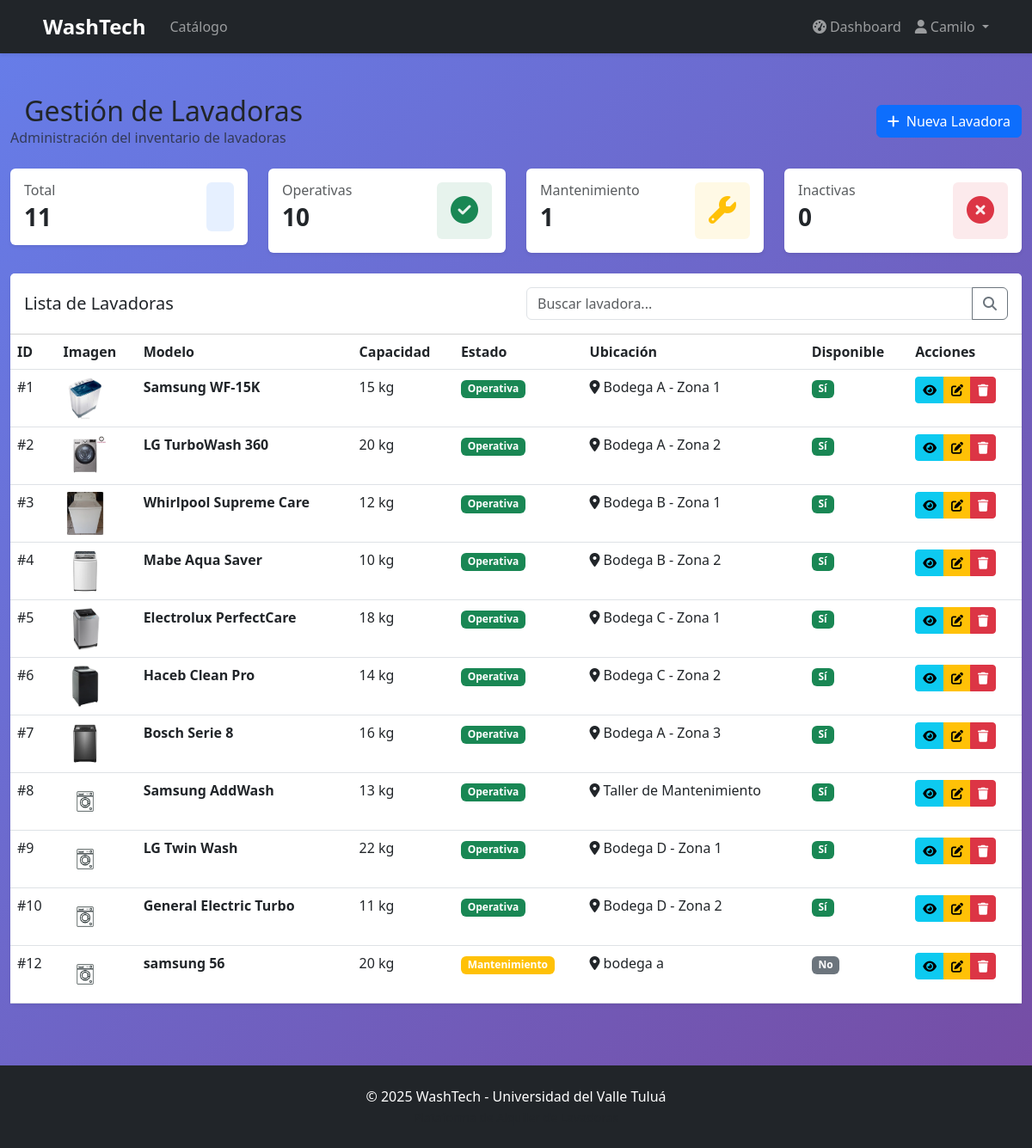
Screenshot of /admin/lavadoras (signed in) with the database file from the repository.
### models/user.py (models this page shows, shortened)
class User(UserMixin, db.Model):
    __tablename__ = 'users'
    id = db.Column(db.Integer, primary_key=True)
    name = db.Column(db.String(100), nullable=False)
    email = db.Column(db.String(100), unique=True, nullable=False)
    password_hash = db.Column(db.String(200), nullable=False)
    phone = db.Column(db.String(20))
    address = db.Column(db.Text)
    role = db.Column(db.String(20), default='cliente')  # cliente, admin, superadmin
    is_active = db.Column(db.Boolean, default=True)
    registration_date = db.Column(db.DateTime, default=db.func.now())
    reservations = db.relationship('Reservation', backref='user', lazy=True)

### models/washing_machine.py (models this page shows, shortened)
class WashingMachine(db.Model):
    __tablename__ = 'washing_machines'
    id = db.Column(db.Integer, primary_key=True)
    model = db.Column(db.String(100), nullable=False)
    capacity = db.Column(db.String(50), nullable=False)  # ej: "7 kg"
    operational_status = db.Column(db.String(20), default='operativa')  # operativa, mantenimiento, inactiva
    acquisition_date = db.Column(db.Date)
    image_url = db.Column(db.String(200), default='/static/images/icono de lavadora.jpg')
    description = db.Column(db.Text)
    is_active = db.Column(db.Boolean, default=True)
    reservations = db.relationship('Reservation', backref='washing_machine', lazy=True)
    inventory = db.relationship('Inventory', backref='washing_machine', uselist=False)

### models/inventory.py (models this page shows, shortened)
class Inventory(db.Model):
    __tablename__ = 'inventory'
    id = db.Column(db.Integer, primary_key=True)
    washing_machine_id = db.Column(db.Integer, db.ForeignKey('washing_machines.id'), nullable=False)
    availability = db.Column(db.Boolean, default=True)
    location = db.Column(db.String(100))
    last_updated = db.Column(db.DateTime, default=datetime.utcnow)
    is_active = db.Column(db.Boolean, default=True)

### controllers/admin_controller.py (the view)
@admin_bp.route('/lavadoras')
@login_required
@admin_required
def list_washing_machines():
    machines = WashingMachine.query.filter_by(is_active=True).all()
    return render_template('admin/washing_machines/list.html', machines=machines)

### controllers/admin_controller.py (called while the page is built)
def admin_required(f):
    @wraps(f)
    def decorated_function(*args, **kwargs):
        if not current_user.is_authenticated or current_user.role not in ['admin', 'superadmin']:
            flash('Acceso denegado. Se requieren permisos de administrador.', 'error')
            return redirect(url_for('dashboard.index'))
        return f(*args, **kwargs)
    return decorated_function

### templates/admin/washing_machines/list.html (shortened to what this page needs)
{% extends "base.html" %}
{% block content %}
<div class="container-fluid py-4">
    <div class="row">
        <div class="col-12 mb-4">
            <div class="d-flex justify-content-between align-items-center">
                <div>
                    <h2 class="mb-0">
                        Gestión de Lavadoras
                    </h2>
                    <p class="text-muted mb-0">Administración del inventario de lavadoras</p>
                </div>
                <a href="{{ url_for('admin.create_washing_machine') }}" class="btn btn-primary">
                    <i class="fas fa-plus me-2"></i>Nueva Lavadora
                </a>
            </div>
        </div>
        <div class="col-md-3 mb-4">
            <div class="card border-0 shadow-sm">
                <div class="card-body">
                    <div class="d-flex justify-content-between">
                        <div>
                            <h6 class="text-muted mb-1">Total</h6>
                            <h3 class="fw-bold mb-0">{{ machines|length }}</h3>
                        </div>
                        <div class="bg-primary bg-opacity-10 p-3 rounded">
                        </div>
                    </div>
                </div>
            </div>
        </div>
        <div class="col-md-3 mb-4">
            <div class="card border-0 shadow-sm">
                <div class="card-body">
                    <div class="d-flex justify-content-between">
                        <div>
                            <h6 class="text-muted mb-1">Operativas</h6>
                            <h3 class="fw-bold mb-0">
                                {{ machines|selectattr('operational_status', 'equalto', 'operativa')|list|length }}
                            </h3>
                        </div>
                        <div class="bg-success bg-opacity-10 p-3 rounded">
                            <i class="fas fa-check-circle text-success fa-2x"></i>
                        </div>
                    </div>
                </div>
            </div>
        </div>
        <div class="col-md-3 mb-4">
            <div class="card border-0 shadow-sm">
                <div class="card-body">
                    <div class="d-flex justify-content-between">
                        <div>
                            <h6 class="text-muted mb-1">Mantenimiento</h6>
                            <h3 class="fw-bold mb-0">
                                {{ machines|selectattr('operational_status', 'equalto', 'mantenimiento')|list|length }}
                            </h3>
                        </div>
                        <div class="bg-warning bg-opacity-10 p-3 rounded">
                            <i class="fas fa-wrench text-warning fa-2x"></i>
                        </div>
                    </div>
                </div>
            </div>
        </div>
        <div class="col-md-3 mb-4">
            <div class="card border-0 shadow-sm">
                <div class="card-body">
                    <div class="d-flex justify-content-between">
                        <div>
                            <h6 class="text-muted mb-1">Inactivas</h6>
                            <h3 class="fw-bold mb-0">
                                {{ machines|selectattr('operational_status', 'equalto', 'inactiva')|list|length }}
                            </h3>
                        </div>
                        <div class="bg-danger bg-opacity-10 p-3 rounded">
                            <i class="fas fa-times-circle text-danger fa-2x"></i>
                        </div>
                    </div>
                </div>
            </div>
        </div>
        <div class="col-12">
            <div class="card border-0 shadow-sm">
                <div class="card-header bg-white py-3">
                    <div class="row align-items-center">
                        <div class="col-md-6">
                            <h5 class="mb-0">Lista de Lavadoras</h5>
                        </div>
                        <div class="col-md-6">
                            <div class="input-group">
                                <input type="text" class="form-control" id="searchInput" placeholder="Buscar lavadora...">
                                <button class="btn btn-outline-secondary" type="button">
                                    <i class="fas fa-search"></i>
                                </button>
                            </div>
                        </div>
                    </div>
                </div>
                <div class="card-body p-0">
                    <div class="table-responsive">
                        <table class="table table-hover mb-0" id="machinesTable">
                            <thead class="bg-light">
                                <tr>
                                    <th>ID</th>
                                    <th>Imagen</th>
                                    <th>Modelo</th>
                                    <th>Capacidad</th>
                                    <th>Estado</th>
                                    <th>Ubicación</th>
                                    <th>Disponible</th>
                                    <th>Acciones</th>
                                </tr>
                            </thead>
                            <tbody>
                                {% if machines %}
                                    {% for machine in machines %}
                                    <tr>
                                        <td>#{{ machine.id }}</td>
                                        <td>
                                            {% if machine.image_url %}
                                                <img src="{{ machine.image_url }}" alt="{{ machine.model }}"
                                                     class="rounded" style="width: 50px; height: 50px; object-fit: cover;">
                                            {% else %}
                                                <div class="bg-secondary bg-opacity-10 rounded d-flex align-items-center justify-content-center"
                                                     style="width: 50px; height: 50px;">
                                                    <i class="fas fa-washing-machine text-secondary"></i>
                                                </div>
                                            {% endif %}
                                        </td>
                                        <td><strong>{{ machine.model }}</strong></td>
                                        <td>{{ machine.capacity }}</td>
                                        <td>
                                            {% if machine.operational_status == 'operativa' %}
                                                <span class="badge bg-success">Operativa</span>
                                            {% elif machine.operational_status == 'mantenimiento' %}
                                                <span class="badge bg-warning">Mantenimiento</span>
                                            {% else %}
                                                <span class="badge bg-danger">Inactiva</span>
                                            {% endif %}
                                        </td>
                                        <td>
                                            {% if machine.inventory %}
                                                <i class="fas fa-map-marker-alt me-1"></i>{{ machine.inventory.location or 'Sin ubicación' }}
                                            {% else %}
                                                <span class="text-muted">-</span>
                                            {% endif %}
                                        </td>
                                        <td>
                                            {% if machine.inventory and machine.inventory.availability %}
                                                <span class="badge bg-success">Sí</span>
                                            {% else %}
                                                <span class="badge bg-secondary">No</span>
                                            {% endif %}
                                        </td>
                                        <td>
                                            <div class="btn-group btn-group-sm">
                                                <a href="{{ url_for('admin.view_washing_machine', id=machine.id) }}"
                                                   class="btn btn-info" title="Ver">
                                                    <i class="fas fa-eye"></i>
                                                </a>
                                                <a href="{{ url_for('admin.edit_washing_machine', id=machine.id) }}"
                                                   class="btn btn-warning" title="Editar">
                                                    <i class="fas fa-edit"></i>
                                                </a>
                                                <button class="btn btn-danger"
                                                        onclick="confirmDelete({{ machine.id }}, '{{ machine.model }}')"
                                                        title="Eliminar">
                                                    <i class="fas fa-trash"></i>
                                                </button>
                                            </div>
                                        </td>
                                    </tr>
                                    {% endfor %}
                                {% endif %}
                            </tbody>
                        </table>
                    </div>
                </div>
            </div>
        </div>
    </div>
</div>
{% endblock %}

### templates/base.html (shortened to what this page needs)
<!DOCTYPE html>
<html lang="es">
<head>
    <link href="https://cdn.jsdelivr.net/npm/bootstrap@5.3.0/dist/css/bootstrap.min.css" rel="stylesheet">
    <link rel="stylesheet" href="https://cdnjs.cloudflare.com/ajax/libs/font-awesome/6.4.0/css/all.min.css">
</head>
<body>
    <nav class="navbar navbar-expand-lg navbar-dark bg-dark shadow-sm">
        <div class="container">
            <a class="navbar-brand" href="{{ url_for('index') }}">
                WashTech
            </a>
            <div class="collapse navbar-collapse" id="navbarNav">
                <ul class="navbar-nav me-auto">
                    <li class="nav-item">
                        <a class="nav-link" href="{{ url_for('catalog.index') }}">
                            Catálogo
                        </a>
                    </li>
                </ul>
                <ul class="navbar-nav ms-auto">
                    {% if current_user.is_authenticated %}
                            <li class="nav-item">
                                <a class="nav-link" href="{{ url_for('dashboard.index') }}">
                                    <i class="fas fa-tachometer-alt me-1"></i>Dashboard
                                </a>
                            </li>
                            <li class="nav-item dropdown">
                                <a class="nav-link dropdown-toggle" href="#" id="userDropdown" role="button" data-bs-toggle="dropdown">
                                    <i class="fas fa-user me-1"></i>{{ current_user.name }}
                                </a>
                            </li>
                        {% endif %}
                </ul>
            </div>
        </div>
    </nav>
    <main>
        {% block content %}{% endblock %}
    </main>
    <footer class="bg-dark text-white py-4 mt-5">
        <div class="container text-center">
            <p class="mb-0">&copy; 2025 WashTech - Universidad del Valle Tuluá</p>
            <small class="text-muted">Plataforma de Alquiler de Lavadoras</small>
        </div>
    </footer>
</body>
</html>

### rows the page displays
User: name "Camilo"
WashingMachine: id "1", image_url (picture), model "Samsung WF-15K", capacity "15 kg", operational_status "Operativa", inventory "Bodega A - Zona 1", shows "Sí"
WashingMachine: id "2", image_url (picture), model "LG TurboWash 360", capacity "20 kg", operational_status "Operativa", inventory "Bodega A - Zona 2", shows "Sí"
WashingMachine: id "3", image_url (picture), model "Whirlpool Supreme Care", capacity "12 kg", operational_status "Operativa", inventory "Bodega B - Zona 1", shows "Sí"
WashingMachine: id "4", image_url (picture), model "Mabe Aqua Saver", capacity "10 kg", operational_status "Operativa", inventory "Bodega B - Zona 2", shows "Sí"
WashingMachine: id "5", image_url (picture), model "Electrolux PerfectCare", capacity "18 kg", operational_status "Operativa", inventory "Bodega C - Zona 1", shows "Sí"
WashingMachine: id "6", image_url (picture), model "Haceb Clean Pro", capacity "14 kg", operational_status "Operativa", inventory "Bodega C - Zona 2", shows "Sí"
WashingMachine: id "7", image_url (picture), model "Bosch Serie 8", capacity "16 kg", operational_status "Operativa", inventory "Bodega A - Zona 3", shows "Sí"
WashingMachine: id "8", image_url (picture), model "Samsung AddWash", capacity "13 kg", operational_status "Operativa", inventory "Taller de Mantenimiento", shows "Sí"
WashingMachine: id "9", image_url (picture), model "LG Twin Wash", capacity "22 kg", operational_status "Operativa", inventory "Bodega D - Zona 1", shows "Sí"
WashingMachine: id "10", image_url (picture), model "General Electric Turbo", capacity "11 kg", operational_status "Operativa", inventory "Bodega D - Zona 2", shows "Sí"
WashingMachine: id "12", image_url (picture), model "samsung 56", capacity "20 kg", operational_status "Mantenimiento", inventory "bodega a", shows "No"

### other values shown
{{ machines|length }} "11"
